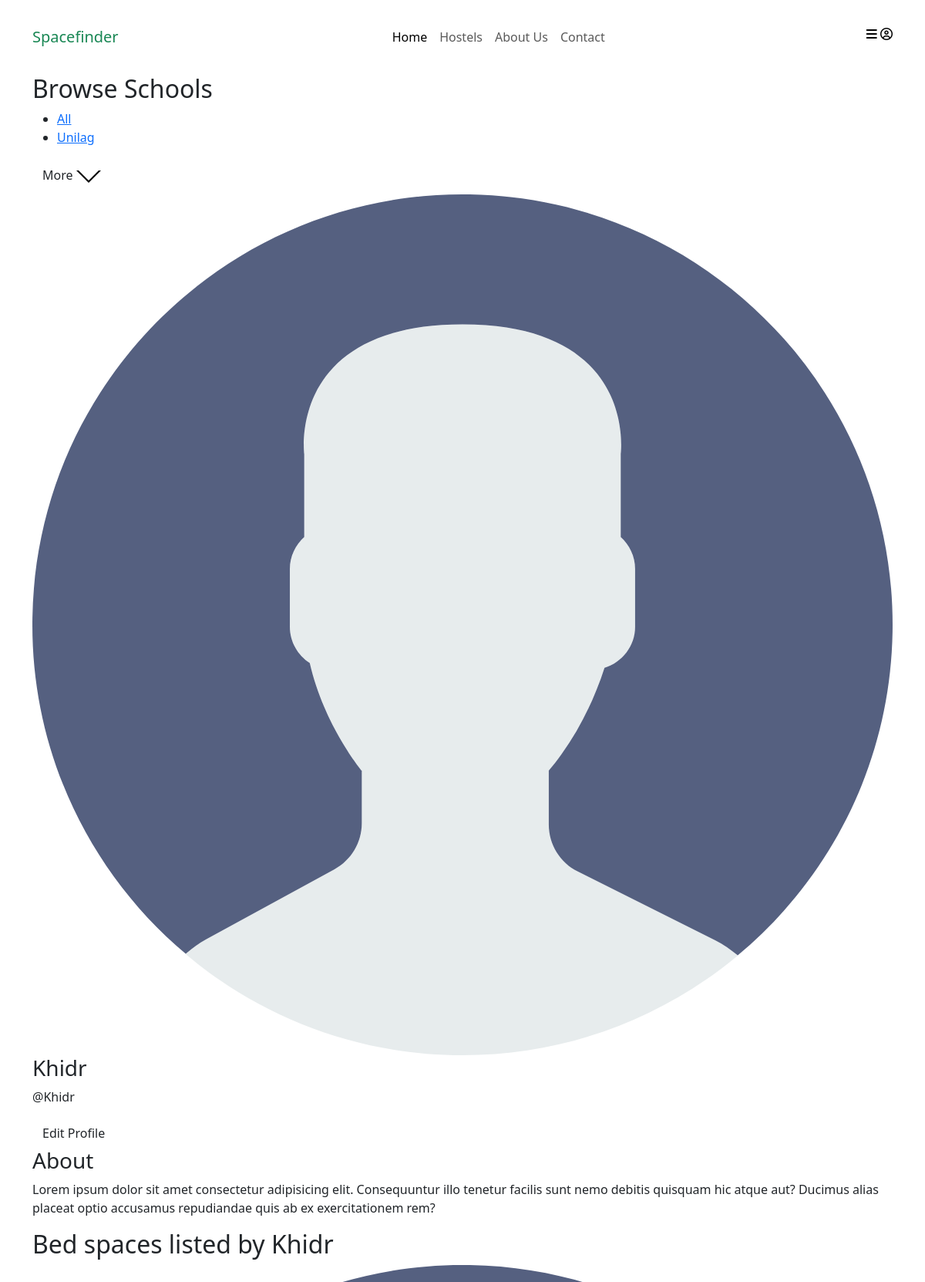
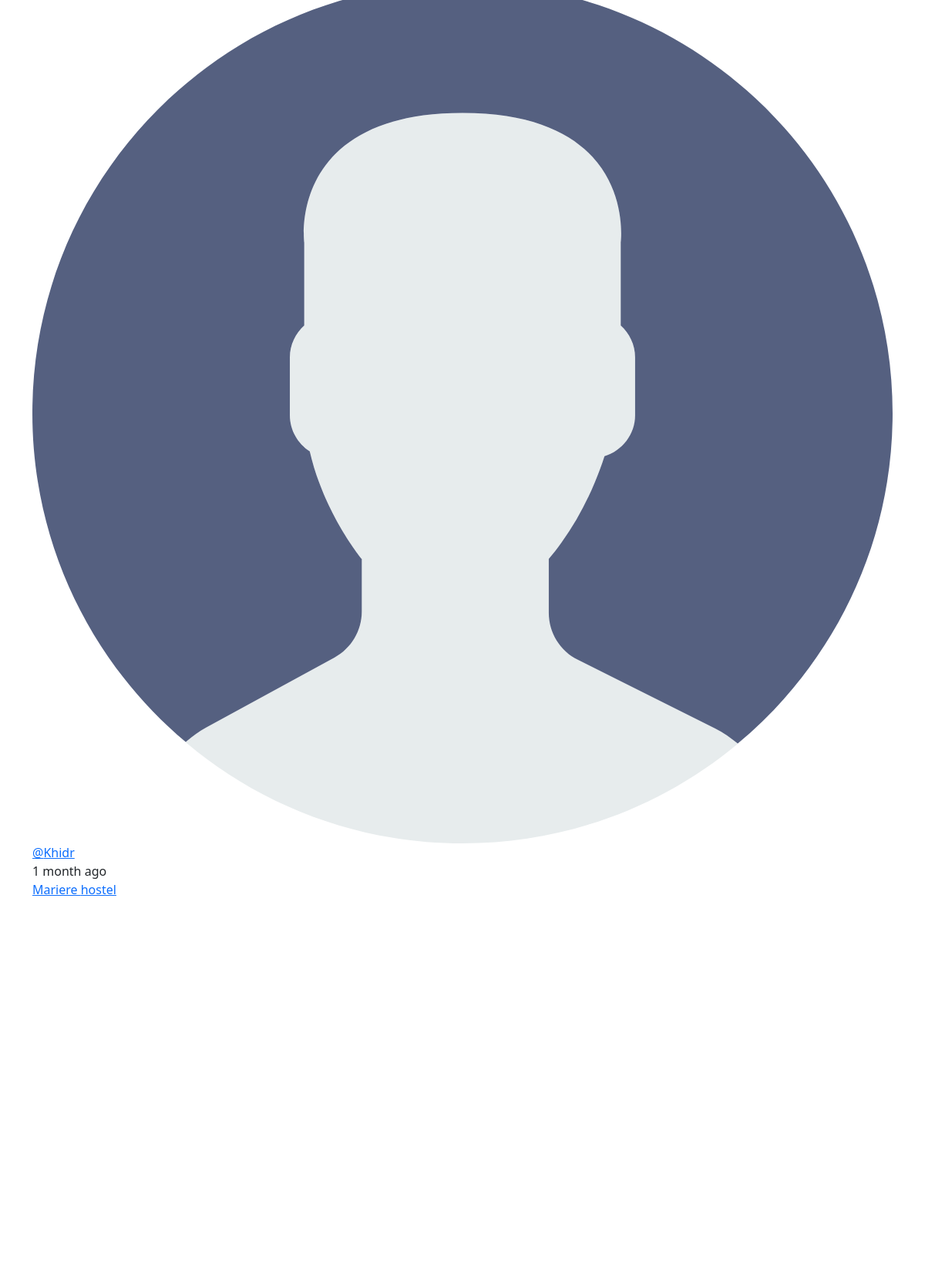
/profile/1/ (signed in, upper part), run on the app's committed database (2 pictures, top to bottom).
### base/models.py (models this page shows, shortened)
class School(models.Model):
    name = models.CharField(max_length=200)

class Space(models.Model):
    LOCATION_CHOICES = [
        ('on-campus', 'On-Campus'),
        ('off-campus', 'Off-Campus'),
    ]
    GENDER_CHOICES = [
        ('male', 'Male'),
        ('female', 'Female'),
    ]
    host = models.ForeignKey(User, on_delete=models.SET_NULL, null=True)
    school = models.ForeignKey (School, on_delete=models.SET_NULL, null=True)
    hostel = models.CharField(max_length=200)
    room_number = models.CharField(max_length=5)
    price = models.PositiveIntegerField(null=True)
    gender = models.CharField(max_length=10, choices=GENDER_CHOICES, null=True)
    location = models.CharField(max_length=20, choices=LOCATION_CHOICES, null=True)
    updated = models.DateTimeField(auto_now=True)
    created = models.DateTimeField(auto_now_add=True)
    class Meta():
        ordering = ['-updated', '-created']

### base/views.py (the view)
# urls.py: path('profile/<str:pk>/', views.userProfile, name="user-profile"),
def userProfile(request, pk):
    user = User.objects.get(id=pk)
    spaces = user.space_set.all()
    space_messages = user.message_set.all()
    schools = School.objects.all()
    ratings_received = UserRating.objects.filter(rated_user=user)
    average_rating = ratings_received.aggregate(Avg('rating'))['rating__avg']
    context = {'user':user, 'spaces':spaces,'space_messages':space_messages, 'schools': schools, 'rating': average_rating}
    return render(request, 'base/profile.html', context)

### base/templates/base/profile.html
{% extends 'main.html' %}
{% block content %}
<main class="profile-page layout layout--3">
  <div class="container">
    {% include 'base/school_component.html' %}
    <div class="roomList">
      <div class="profile">
        <div class="profile__avatar">
          <div class="avatar avatar--large active">
            <img src="/static/images/avatar.svg" />
          </div>
        </div>
        <div class="profile__info">
          <h3>{{user.username}}</h3>
          <p>@{{user.username}}</p>
          {% if request.user == user %}
          <a href="{% url 'update-user' %}" class="btn btn--main btn--pill">Edit Profile</a>
          {% endif %}
        </div>
        <div class="profile__about">
          <h3>About</h3>
          <p>
            Lorem ipsum dolor sit amet consectetur adipisicing elit. Consequuntur illo tenetur
            facilis sunt nemo debitis quisquam hic atque aut? Ducimus alias placeat optio
            accusamus repudiandae quis ab ex exercitationem rem?
          </p>
        </div>
      </div>
      <div class="roomList__header">
        <div>
          <h2>Bed spaces listed by {{user.username}}</a>
          </h2>
        </div>
      </div>
      {% include 'base/feed_component.html' %}
    </div>
  </div>
</main>
{% endblock content %}

### base/templates/base/school_component.html (shortened to what this page needs)
<div class="topics">
    <div class="topics__header">
      <h2>Browse Schools</h2>
    </div>
    <ul class="topics__list">
      <li>
        <a href="{% url 'home' %}" class="active">All </a>
      </li>
      {% for school in schools %}
      <li>
        <a href="{% url 'home' %}?q={{school.name}}">{{school.name}} </a>
      </li>
      {% endfor %}
    </ul>
    <a class="btn btn--link" href="#">
      More
      <svg version="1.1" xmlns="http://www.w3.org/2000/svg" width="32" height="32" viewBox="0 0 32 32">
        <title>chevron-down</title>
        <path d="M16 21l-13-13h-3l16 16 16-16h-3l-13 13z"></path>
      </svg>
    </a>
  </div>

### base/templates/base/feed_component.html
{% for space in spaces %}
<div class="roomListRoom">
    <div class="roomListRoom__header">
      <a href="{% url 'user-profile' space.host.id %}" class="roomListRoom__author">
        <div class="avatar avatar--small">
          <img src="/static/images/avatar.svg" />
        </div>
        <span>@{{space.host.username}}</span>
      </a>
      <div class="roomListRoom__actions">
        <span>{{space.created|timesince}} ago</span>
      </div>
    </div>
    <div class="roomListRoom__content">
      <a href="{% url 'space' space.id %}">{{space.hostel}} hostel</a>
    </div>
</div>
{% endfor %}

### static/styles/main.css (style rules this page uses)
* { padding: 0px; margin: 0; }
body { font-family: 'Manrope'; }
a { text-decoration: none; }

### data on the page
School: name "Unilag"
Space: host.username "Khidr", created "1 month", hostel "Mariere"

### other printed values
{{ user.username }} "Khidr"
